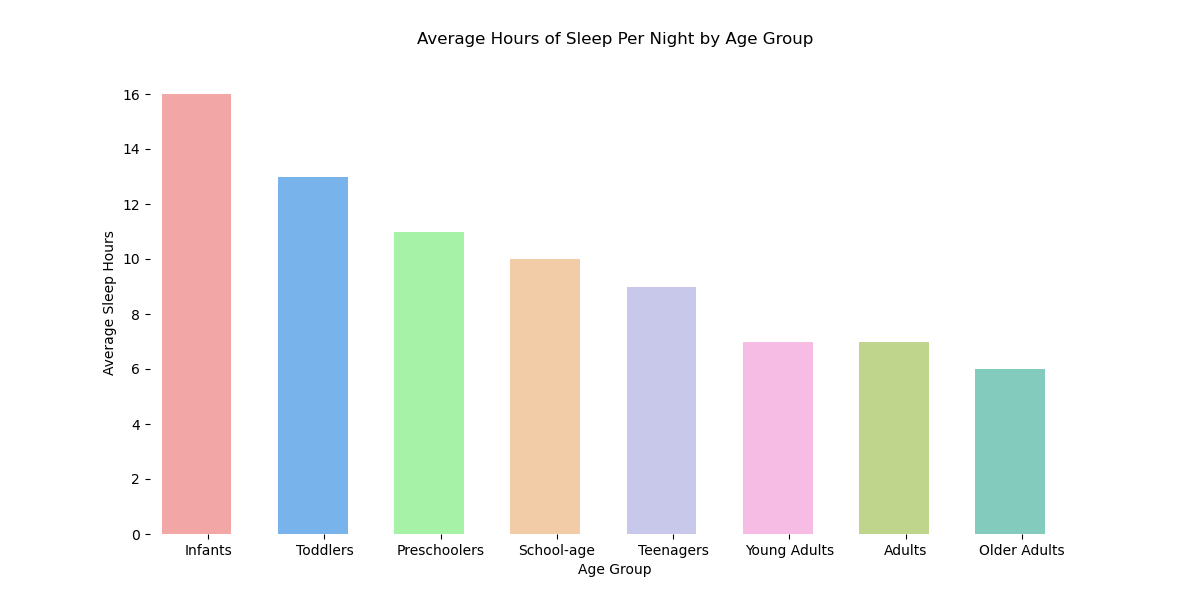

Reproduce this figure in Python.

import seaborn as sns
import pandas as pd
import matplotlib.pyplot as plt

# Data
data = {
    'Age Group': ['Infants', 'Toddlers', 'Preschoolers', 'School-age', 'Teenagers', 'Young Adults', 'Adults', 'Older Adults'],
    'AverageSleepHours': [16, 13, 11, 10, 9, 7, 7, 6]
}

df = pd.DataFrame(data)

# Plot
plt.figure(figsize=(12, 6))  # Width and height modification
sns.barplot(x="Age Group", y="AverageSleepHours", data=df,
            palette=['#ff9999','#66b3ff','#99ff99','#ffcc99', '#c2c2f0','#ffb3e6', '#c4e17f', '#76d7c4'])  # Color modification using specific color codes

# Set the width of bars
for bar in plt.gca().patches:
    bar.set_width(0.6)  # Width of bars when vertical

plt.xlabel('Age Group')
plt.ylabel('Average Sleep Hours')
plt.title('Average Hours of Sleep Per Night by Age Group', pad=20)
sns.despine(left=True, bottom=True)  # Cleaning up the plot
plt.show()
